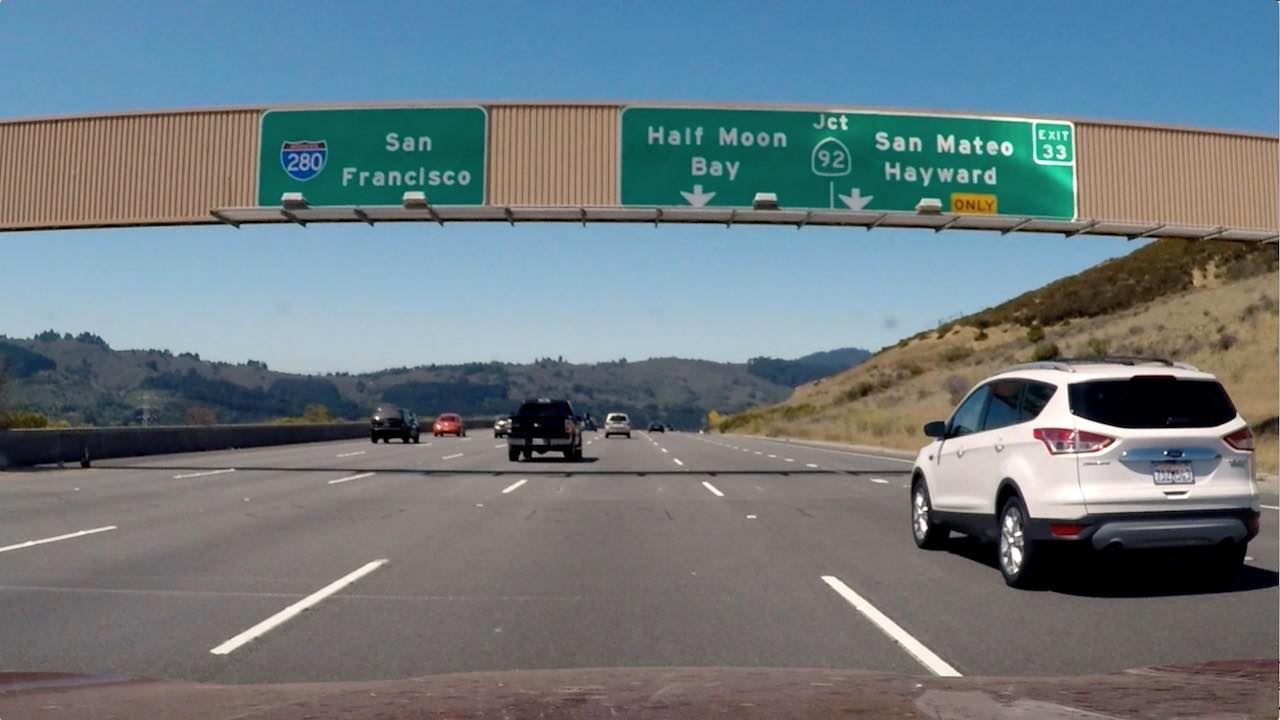
#> input picture Advanced Lane Finding/signs_vehicles_xygrad.png, 1280 x 720 px
$ python combining_thresholds.py   (older library calls are emulated)
#> lines starting #> are read from the running program, lines starting #| are printed output that depends on the picture
__author__ = 'Ibis'

import numpy as np
import cv2
import matplotlib.pyplot as plt
import matplotlib.image as mpimg
import pickle


# Read in an image
image = mpimg.imread('signs_vehicles_xygrad.png')
#> image is the input picture: shape (720, 1280, 3) float32; mean R, G, B 0.428, 0.477, 0.5

def abs_sobel_thresh(img, orient='x', thresh_min=0, thresh_max=255):

    # Apply the following steps to img
    # 1) Convert to grayscale
    gray = cv2.cvtColor(img, cv2.COLOR_RGB2GRAY)
    # 2) Take the derivative in x or y given orient = 'x' or 'y'
    if orient == 'x':
        sobel = cv2.Sobel(gray, cv2.CV_64F, 1, 0)
    else:
        sobel = cv2.Sobel(gray, cv2.CV_64F, 0, 1)
    # 3) Take the absolute value of the derivative or gradient
    abs_sobel = np.absolute(sobel)
    # 4) Scale to 8-bit (0 - 255) then convert to type = np.uint8
    scaled_sobel = np.uint8(255*abs_sobel/np.max(abs_sobel))
    # 5) Create a mask of 1's where the scaled gradient magnitude
            # is > thresh_min and < thresh_max
    binary_output = np.zeros_like(scaled_sobel)
    binary_output[(scaled_sobel >= thresh_min) & (scaled_sobel <= thresh_max)] = 1
    # 6) Return this mask as your binary_output image
    return binary_output

def dir_threshold(img, sobel_kernel=3, thresh=(0, np.pi/2)):

    # Apply the following steps to img
    # 1) Convert to grayscale
    gray = cv2.cvtColor(img, cv2.COLOR_RGB2GRAY)
    # 2) Take the gradient in x and y separately
    sobelx = cv2.Sobel(gray, cv2.CV_64F, 1, 0, ksize=sobel_kernel)
    sobely = cv2.Sobel(gray, cv2.CV_64F, 0, 1, ksize=sobel_kernel)
    # 3) Take the absolute value of the x and y gradients
    abs_sobely = np.abs(sobely)
    abs_sobelx = np.abs(sobelx)
    # 4) Use np.arctan2(abs_sobely, abs_sobelx) to calculate the direction of the gradient
    graddir = np.arctan2(abs_sobely, abs_sobelx)
    # 5) Create a binary mask where direction thresholds are met
    binary_output = np.zeros_like(graddir)
    binary_output[(graddir >= thresh[0]) & (graddir <= thresh[1])] = 1
    # 6) Return this mask as your binary_output image
    return binary_output

def mag_thresh(img, sobel_kernel=3, mag_thresh=(0, 255)):

    # Apply the following steps to img
    # 1) Convert to grayscale
    gray = cv2.cvtColor(img, cv2.COLOR_RGB2GRAY)
    # 2) Take the gradient in x and y separately
    sobelx = cv2.Sobel(gray, cv2.CV_64F, 1, 0, ksize=sobel_kernel)
    sobely = cv2.Sobel(gray, cv2.CV_64F, 0, 1, ksize=sobel_kernel)
    # 3) Calculate the magnitude
    gradmag = np.sqrt(sobelx**2 + sobely**2)
    # 4) Scale to 8-bit (0 - 255) and convert to type = np.uint8
    scale_factor = np.max(gradmag)/255.0
    gradmag = (gradmag/scale_factor).astype(np.uint8)
    # 5) Create a binary mask where mag thresholds are met
    binary_output = np.zeros_like(gradmag)
    binary_output[(gradmag >= mag_thresh[0]) & (gradmag <= mag_thresh[1])] = 1
    # 6) Return this mask as your binary_output image
    return binary_output

# Run the function
dir_binary = dir_threshold(image, sobel_kernel=15, thresh=(0.8, 1.2))
#> in dir_threshold, `sobely = cv2.Sobel(gray, cv2.CV_64F, 0, 1, ksize=sobel_kernel)`:
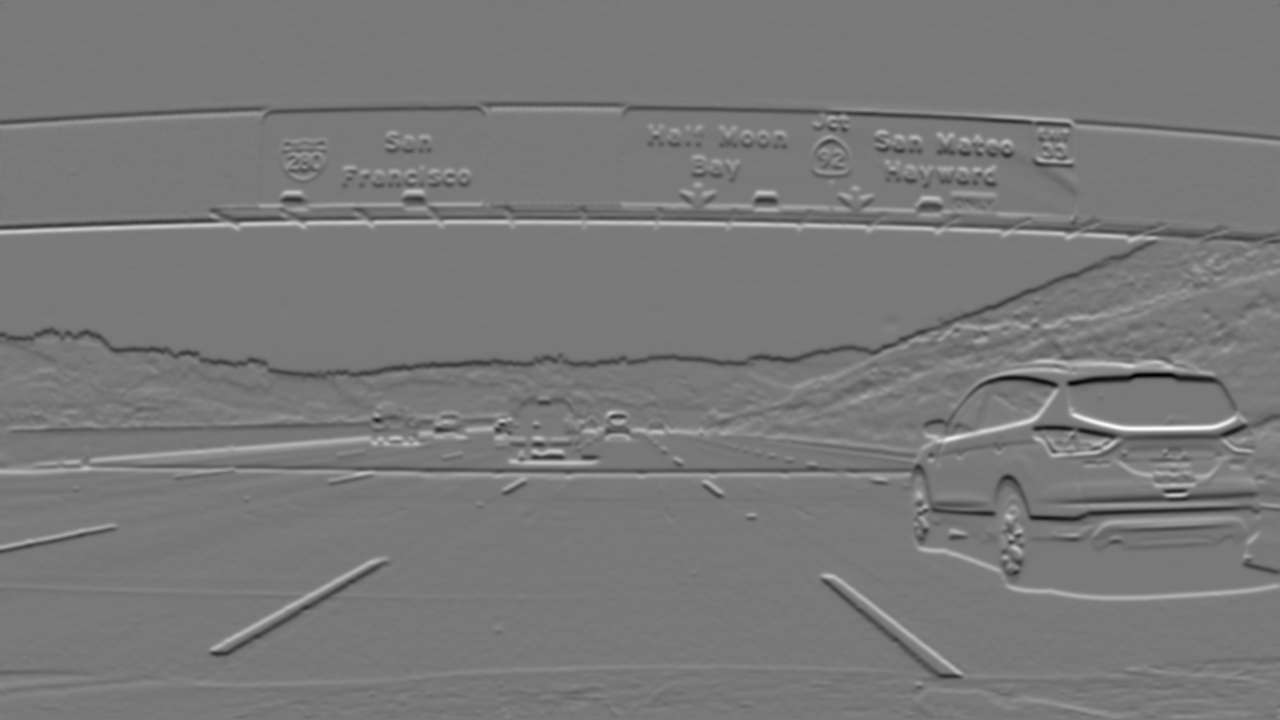
#> sobely: shape (720, 1280) float64; min -23970440.2, max 26364983, mean -17335.5; drawn with min black and max white
#> in dir_threshold, `graddir = np.arctan2(abs_sobely, abs_sobelx)`:
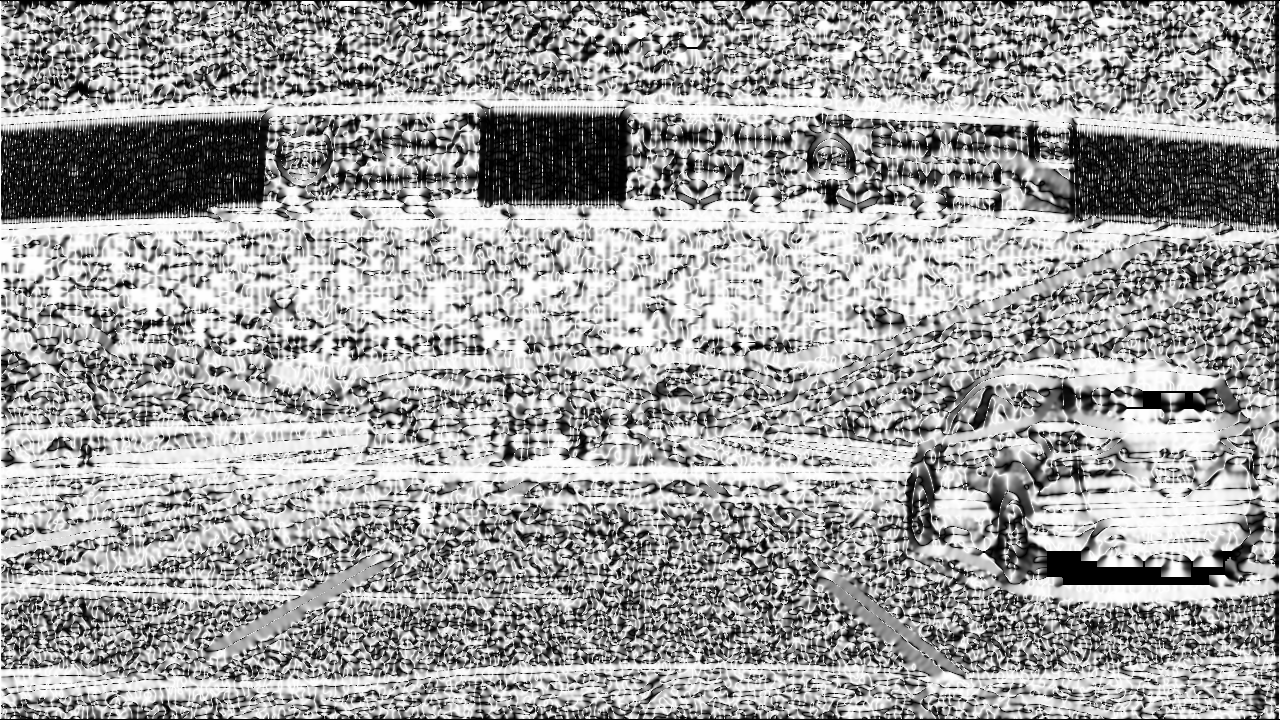
#> graddir: shape (720, 1280) float64; min 0, max 1.57, mean 0.981; drawn with min black and max white
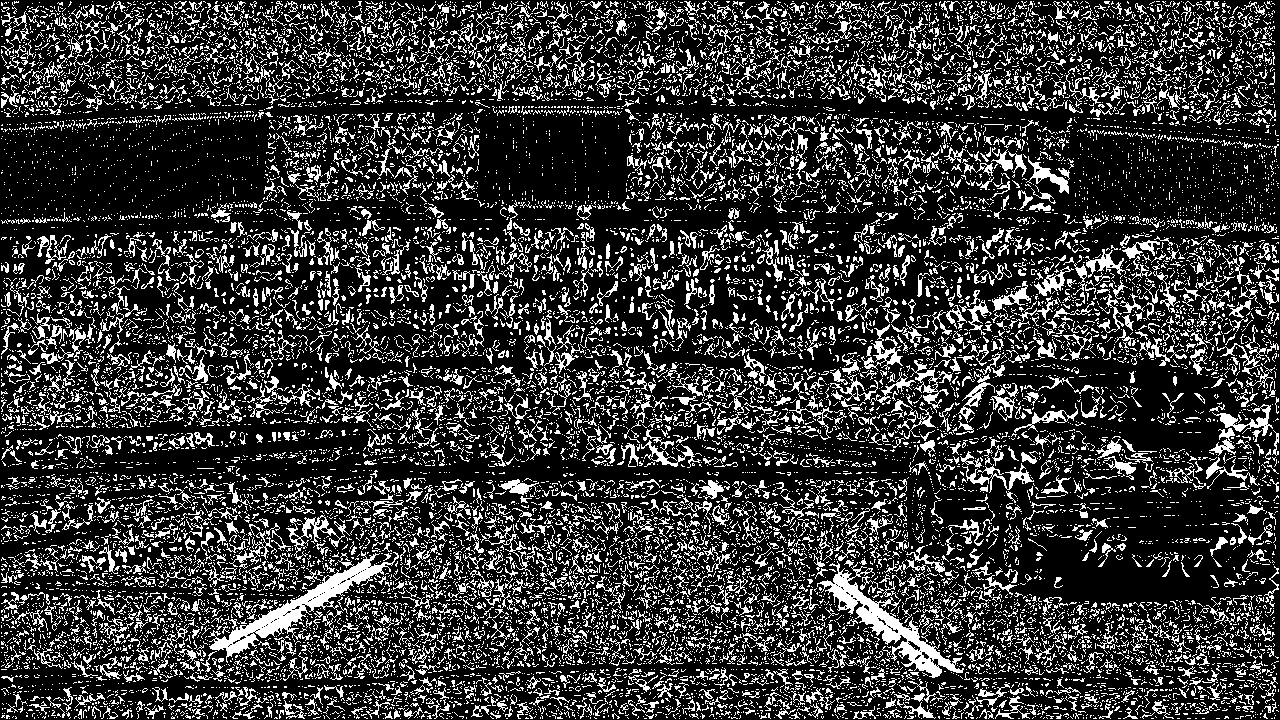
#> dir_binary: shape (720, 1280) float64; values 0 (black) and 1 (white), 22.1% white in thin lines or dots
mag_binary = mag_thresh(image, sobel_kernel=3, mag_thresh=(40, 90))
#> in mag_thresh, `gradmag = np.sqrt(sobelx**2 + sobely**2)`:
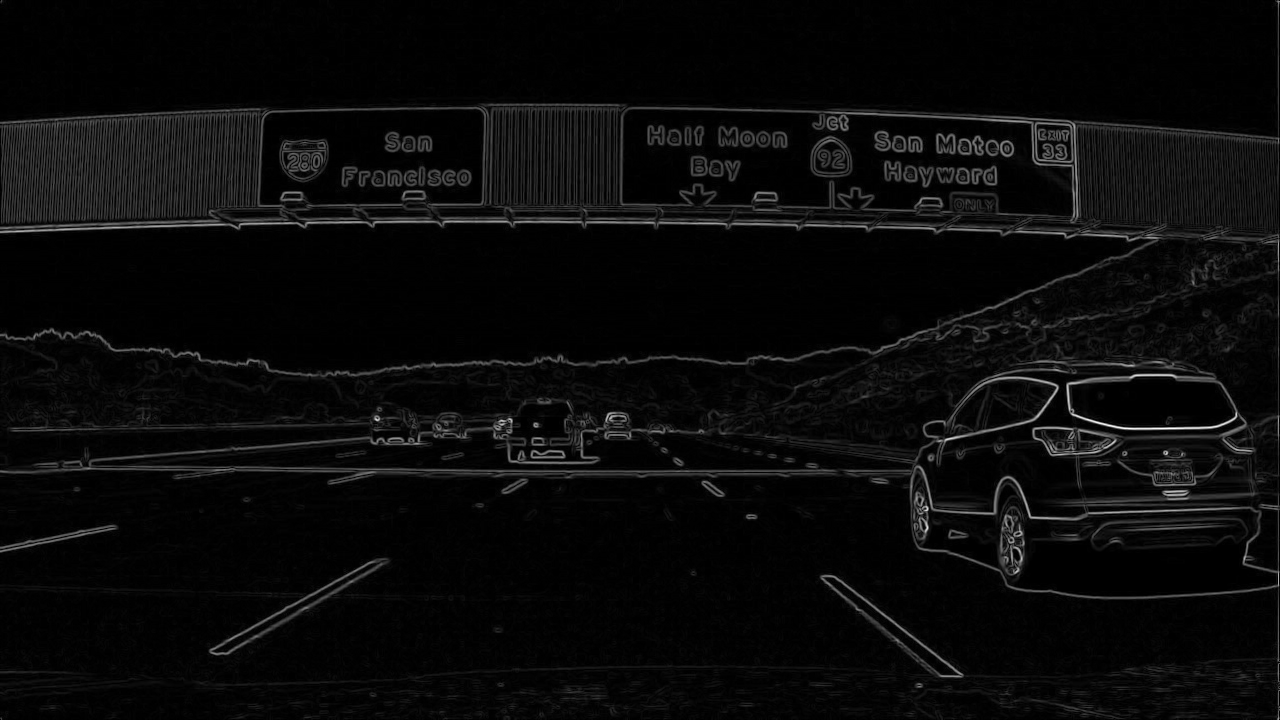
#> gradmag: shape (720, 1280) float64; min 0, max 3.62, mean 0.147; drawn with min black and max white
#> in mag_thresh, `scale_factor = np.max(gradmag)/255.0`: scale_factor = 0.0142
#> mag_binary: shape (720, 1280); values 0 (black) and 1 (white), 6.6% white in thin lines or dots
gradx = abs_sobel_thresh(image, orient='x', thresh_min=55, thresh_max=60)
#> gradx: shape (720, 1280); values 0 (black) and 1 (white), 0.54% white in thin lines or dots
grady = abs_sobel_thresh(image, orient='x', thresh_min=55, thresh_max=60)

combined = np.zeros_like(dir_binary)
combined[((gradx == 1) & (grady == 1)) | ((mag_binary == 1) & (dir_binary == 1))] = 1

# Plot the result
f, (ax1, ax2) = plt.subplots(1, 2, figsize=(10, 4))
f.tight_layout()
ax1.imshow(image)
ax1.set_title('Original Image', fontsize=20)
ax2.imshow(combined, cmap='gray')
ax2.set_title('Thresholded Grad. Dir.', fontsize=20)
plt.subplots_adjust(left=0., right=1, top=0.9, bottom=0.)
plt.show()
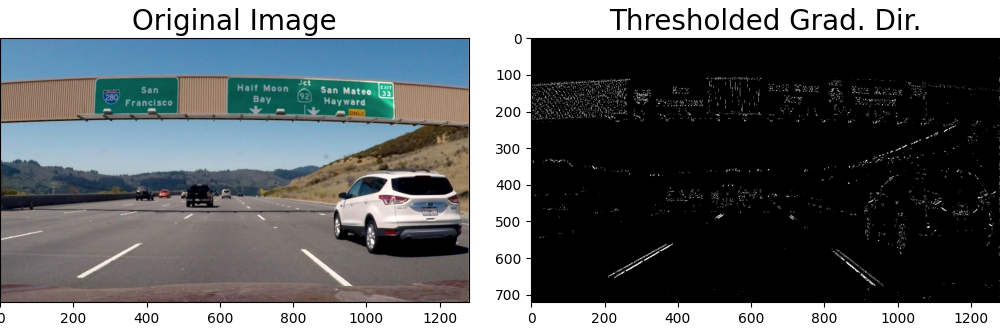
#> figure drawn by matplotlib, 2 panels
